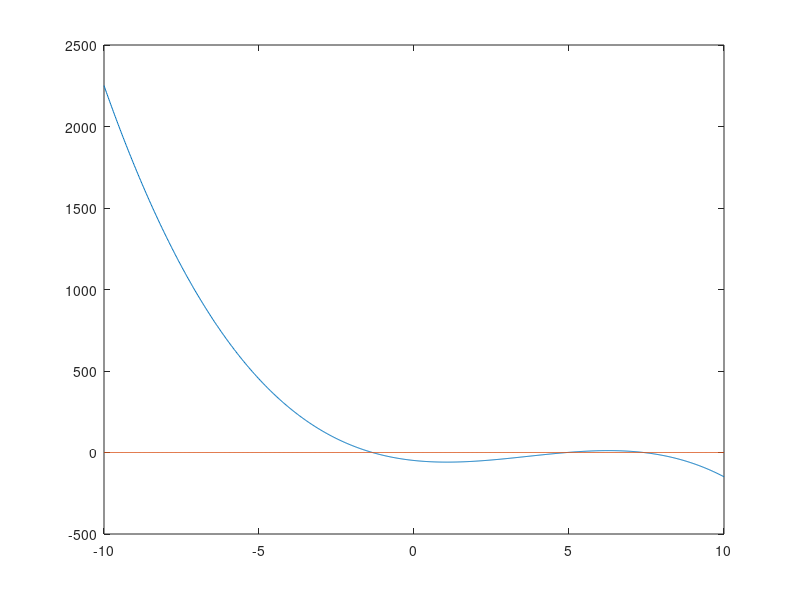

Here is the MATLAB script that generated this plot:
%% Eigenvalues
f = @(x) (1-x)*((4-x)*(6-x)-1)-2*(2*(6-x)+3)-3*(2+3*(4-x));
x = linspace(-10, 10, 1000);
y = arrayfun(@(x) f(x), x);
plot(x,y); hold on
plot(x, zeros(1,length(x)))
r1 = fsolve(@(x)                     f(x), -5);
r2 = fsolve(@(x) f(x), 10);
r3 = fsolve(@(x) f(x), 5);                 
%% Eigenvectors
A = [1 2 -3; 2 4 1;-3 1 6];   
%Am very fsolve happy this assignment cause my gaussian elimination keeps
%breaking and aint no one got time fo dat. 

v1 = fsolve(@(x) (A-r1*eye(3))*x, ones(3,1));
v2 = fsolve(@(x) (A-r2*eye(3))*x, ones(3,1));
v3 = fsolve(@(x) (A-r3*eye(3))*x, ones(3,1));

%% 
A = [0 1 1; 0 1 1;1 0 0];   
r1 = (1+sqrt(5))/2; r2 = (1-sqrt(5))/2;
v1 = fsolve(@(x) (A-r1*eye(3))*x, ones(3,1));
v2 = fsolve(@(x) (A-r2*eye(3))*x, ones(3,1));


                                                        